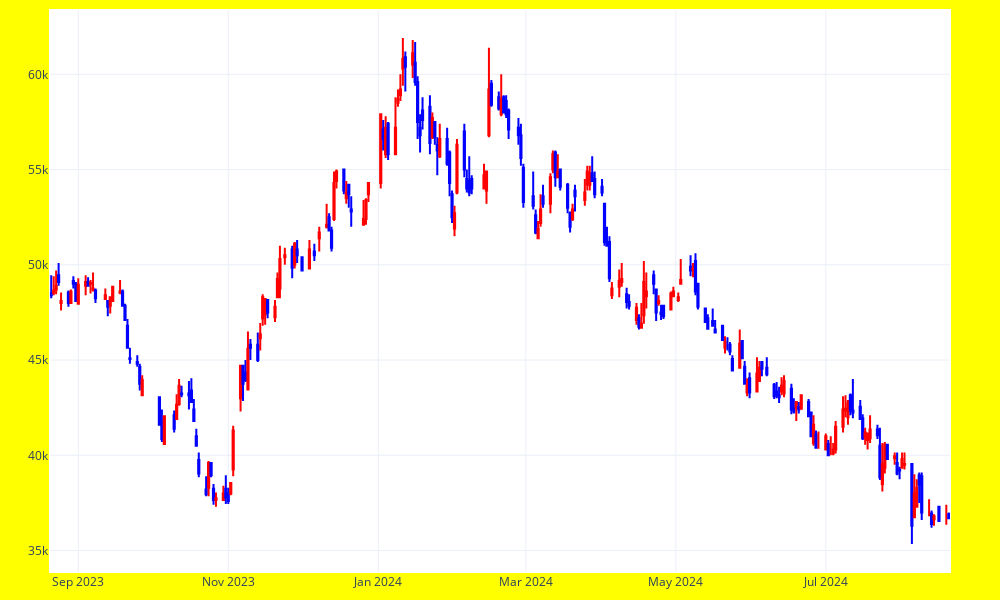

Write notebook code for a chart like this one.
### Code cell
fig = go.Figure(data = [go.Candlestick(x=df_kakao_short.index, open=df_kakao_short['Open'], high=df_kakao_short['High'],
                                       low=df_kakao_short['Low'], close=df_kakao_short['Close'],
                                       increasing_line_color='red', decreasing_line_color='blue')])
fig.update_layout(xaxis_rangeslider_visible=False)
fig.update_layout(autosize=False, width=1000, height=600, margin=dict(l=50, r=50, b=10, t=10, pad=1), paper_bgcolor='Yellow')
fig.show()

### Figure 1 — Plotly figure (JSON) as saved in the notebook; plotly's stock layout.template omitted (floating-point values rounded to 4 significant figures; data arrays with more than 128 entries replaced by an {"elided": "..."} marker saying what was removed)
{"data": [{"close": {"elided": "237 int values"}, "decreasing": {"line": {"color": "blue"}}, "high": {"elided": "237 int values"}, "increasing": {"line": {"color": "red"}}, "low": {"elided": "237 int values"}, "open": {"elided": "237 int values"}, "type": "candlestick", "x": {"elided": "237 str values"}}], "layout": {"autosize": false, "height": 600, "margin": {"b": 10, "l": 50, "pad": 1, "r": 50, "t": 10}, "paper_bgcolor": "Yellow", "width": 1000, "xaxis": {"autorange": true, "range": ["2023-08-20 12:00", "2024-08-20 12:00"], "rangeslider": {"visible": false, "yaxis": {}}, "type": "date"}, "yaxis": {"autorange": true, "range": [33875, 63375]}}}
